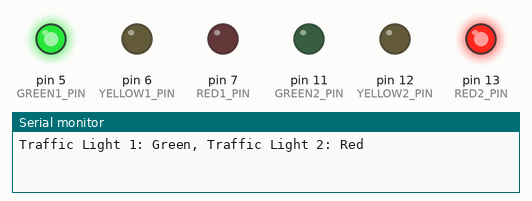
Simulated run of this sketch. Board: Arduino Nano, built with avr-gcc and run on an emulated ATmega328P. Parts: output pins drawn as LEDs (lit = HIGH), the last lines printed to the serial monitor.

Above: at 1.0 s.
At 2.5 s:
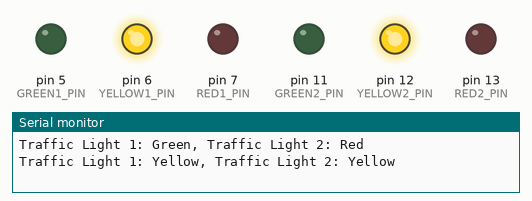
At 4.0 s:
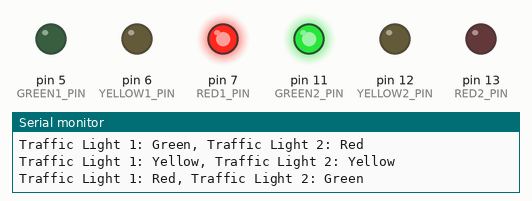
Timing chart, 0 to 7.8 s (numbered marks = the images above):
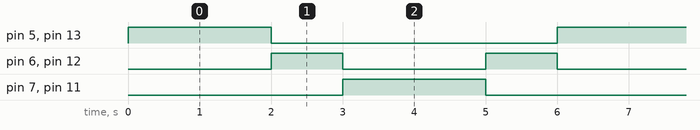

The sketch:

smart_traffic_lights.ino
```cpp
const int GREEN1_PIN = 5;
const int YELLOW1_PIN = 6;
const int RED1_PIN = 7;

const int GREEN2_PIN = 11;
const int YELLOW2_PIN = 12;
const int RED2_PIN = 13;

unsigned long green1Duration = 2000;  // Traffic light 1 green duration in ms
unsigned long green2Duration = 2000;  // Traffic light 2 green duration in ms
const unsigned long yellowDuration = 1000; // Yellow light duration in ms

void setup() {
  Serial.begin(9600);
  setupPins();
  initializeTrafficLights();
}

void loop() {
  checkForInput();

  setTrafficLightState("Traffic Light 1: Green, Traffic Light 2: Red", HIGH, LOW, LOW, LOW, LOW, HIGH);
  delay(green1Duration);
  resetTrafficLights();

  setTrafficLightState("Traffic Light 1: Yellow, Traffic Light 2: Yellow", LOW, HIGH, LOW, LOW, HIGH, LOW);
  delay(yellowDuration);
  resetTrafficLights();

  setTrafficLightState("Traffic Light 1: Red, Traffic Light 2: Green", LOW, LOW, HIGH, HIGH, LOW, LOW);
  delay(green2Duration);
  resetTrafficLights();

  setTrafficLightState("Traffic Light 1: Yellow, Traffic Light 2: Yellow", LOW, HIGH, LOW, LOW, HIGH, LOW);
  delay(yellowDuration);
  resetTrafficLights();
}

void setupPins() {
  pinMode(GREEN1_PIN, OUTPUT);
  pinMode(YELLOW1_PIN, OUTPUT);
  pinMode(RED1_PIN, OUTPUT);
  pinMode(GREEN2_PIN, OUTPUT);
  pinMode(YELLOW2_PIN, OUTPUT);
  pinMode(RED2_PIN, OUTPUT);
}

void initializeTrafficLights() {
  digitalWrite(GREEN1_PIN, HIGH);
  digitalWrite(RED2_PIN, HIGH);
}

void checkForInput() {
  if (Serial.available() > 0) {
    String input = Serial.readStringUntil('\n');
    updateDuration(input, "green1:", green1Duration);
    updateDuration(input, "green2:", green2Duration);
  }
}

void updateDuration(const String &input, const String &label, unsigned long &duration) {
  if (input.startsWith(label)) {
    duration = input.substring(label.length()).toInt() * 1000;
    Serial.print(label);
    Serial.print(" time updated to: ");
    Serial.print(duration / 1000);
    Serial.println(" seconds");
  }
}

void setTrafficLightState(const char* message, int green1, int yellow1, int red1, int green2, int yellow2, int red2) {
  Serial.println(message);
  digitalWrite(GREEN1_PIN, green1);
  digitalWrite(YELLOW1_PIN, yellow1);
  digitalWrite(RED1_PIN, red1);
  digitalWrite(GREEN2_PIN, green2);
  digitalWrite(YELLOW2_PIN, yellow2);
  digitalWrite(RED2_PIN, red2);
}

void resetTrafficLights() {
  digitalWrite(GREEN1_PIN, LOW);
  digitalWrite(YELLOW1_PIN, LOW);
  digitalWrite(RED1_PIN, LOW);
  digitalWrite(GREEN2_PIN, LOW);
  digitalWrite(YELLOW2_PIN, LOW);
  digitalWrite(RED2_PIN, LOW);
}
```

Measured:
- by itself, pin 5 (GREEN1_PIN), pin 7 (RED1_PIN), pin 11 (GREEN2_PIN), pin 13 (RED2_PIN): alternates HIGH for 2.0 s and LOW for 4.0 s
- by itself, pin 6 (YELLOW1_PIN), pin 12 (YELLOW2_PIN): alternates HIGH for 1.0 s and LOW for 2.0 s
- by itself, everything shown: repeats every 6.0 s, in 5 steps
